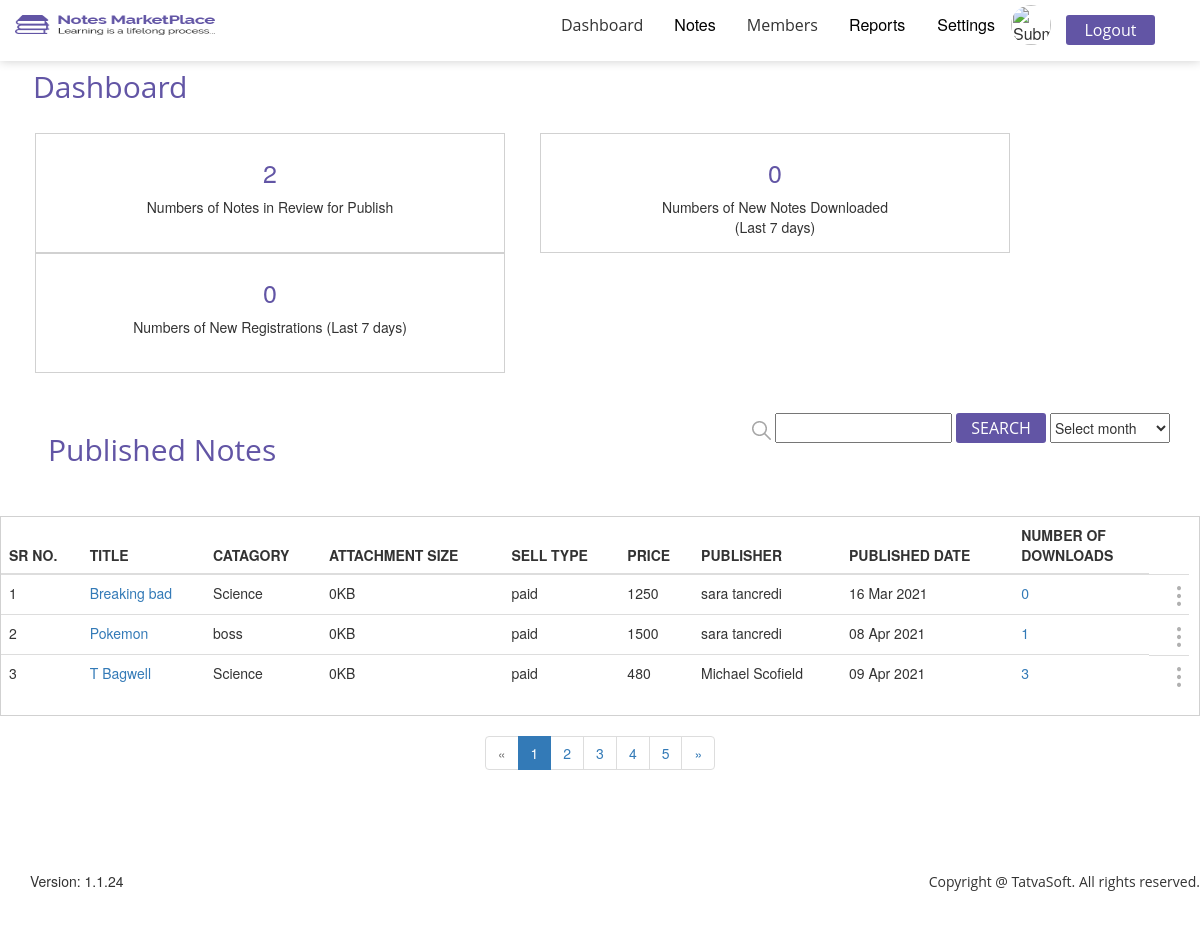
Page /admin/admindash.php on the committed database.
### tables this page shows
CREATE TABLE `sellernotes` (
  `id` int(11) NOT NULL,
  `sellerid` int(11) NOT NULL,
  `status` int(11) NOT NULL,
  `actionedby` int(11) NOT NULL,
  `adminremarks` varchar(255) NOT NULL,
  `publisheddate` date NOT NULL,
  `title` varchar(100) NOT NULL,
  `category` varchar(255) NOT NULL,
  `displaypic` varchar(500) NOT NULL,
  `uploadnotes` varchar(500) NOT NULL,
  `notetype` varchar(255) NOT NULL,
  `noofpage` int(11) NOT NULL,
  `description` varchar(255) NOT NULL,
  `university` varchar(200) NOT NULL,
  `country` varchar(255) NOT NULL,
  `course` varchar(100) NOT NULL,
  `coursecode` varchar(100) NOT NULL,
  `professor` varchar(100) NOT NULL,
  `ispaid` varchar(11) NOT NULL,
  `sellingprice` decimal(10,0) NOT NULL,
  `notespreview` varchar(255) NOT NULL,
  `createddate` datetime DEFAULT NULL,
  `createdby` int(11) DEFAULT NULL,
  `modifieddate` datetime DEFAULT NULL,
  `modifiedby` int(11) DEFAULT NULL,
  `isactive` bit(1) NOT NULL
);

CREATE TABLE `sellernotesattachment` (
  `id` int(11) NOT NULL,
  `noteid` int(11) NOT NULL,
  `filename` varchar(100) NOT NULL,
  `filepath` varchar(255) NOT NULL,
  `createddate` datetime DEFAULT NULL,
  `createdby` int(11) DEFAULT NULL,
  `modifieddate` datetime DEFAULT NULL,
  `modifiedby` int(11) DEFAULT NULL,
  `isactive` bit(11) NOT NULL
);

CREATE TABLE `users` (
  `id` int(11) NOT NULL,
  `roleid` int(11) NOT NULL,
  `firstname` varchar(50) NOT NULL,
  `lastname` varchar(50) NOT NULL,
  `emailID` varchar(100) NOT NULL,
  `password` varchar(200) NOT NULL,
  `isemailverified` bit(1) NOT NULL,
  `createddate` datetime DEFAULT NULL,
  `createdby` int(11) DEFAULT NULL,
  `modifieddate` datetime DEFAULT NULL,
  `modifiedby` int(11) DEFAULT NULL,
  `isactive` bit(11) NOT NULL
);

### admin/admindash.php (the view, shortened to what this page needs)
<!DOCTYPE html>
<html lang="en">
    <head>
        <link rel="stylesheet" href="css/font-awesome/css/font-awesome.min.css">
        <link rel="stylesheet" href="css/bootstrap/bootstrap.css">
        <link rel="stylesheet" href="css/admindash.css">
    </head>
    <body>
        <?php include "../includes/adminheader.php"; ?>
        <section id="dashboard">
            <div class="content-box-lg">
                <div class="contanier">
                    <div class="row">
                        <div class="col-md-12">
                           <div class="col-md-12">
                                <div class="horizontal-heading">
                                    <h2>Dashboard</h2>
                                </div>
                           </div>
                        </div>
                    </div>
                    <div class="row">
                        <div class="col-md-12">
                            <div class="col-md-4 stats text-center">
                                <h2><a href="notereview.php">
                                    <?php
                                        $query="SELECT * FROM sellernotes WHERE status=2";
                                        $result=mysqli_query($connection,$query);
                                        echo mysqli_num_rows($result);
                                    ?>
                                </a></h2>
                                <p>Numbers of Notes in Review for Publish</p>
                            </div>
                            <div class="col-md-4 stats text-center">
                                <h2><a href="addownload.php">
                                    <?php
                                        $userid=$_SESSION['id'];
                                        $query="SELECT * FROM downloads WHERE downloader='$userid' AND attachmentdownloadeddate > now() - INTERVAL 7 day";
                                        $result=mysqli_query($connection,$query);
                                        echo mysqli_num_rows($result);
                                    ?>
                                </a></h2>
                                <p>Numbers of New Notes Downloaded<br>(Last 7 days)</p>
                            </div>
                            <div class="col-md-4 stats text-center">
                                <h2><a href="member.php">
                                    <?php
                                        $query="SELECT * FROM users WHERE roleid=2 AND createddate > now() - INTERVAL 7 day";
                                        $result=mysqli_query($connection,$query);
                                        echo mysqli_num_rows($result);
                                    ?>
                                </a></h2>
                                <p>Numbers of New Registrations (Last 7 days)</p>
                            </div>
                        </div>
                    </div>
                </div>
            </div>
        </section>
        <section id="publishednote">
            <div class="content-box-lg">
                <div class="contanier">
                    <div class="row">
                        <div class="col-md-12">
                            <div class="col-md-12">
                               <div class="col-md-6">
                                    <div class="horizontal-heading">
                                        <h2>Published Notes</h2>
                                    </div>
                               </div>
                               <div class="col-md-6 text-right">
                                   <form action="" method="post">
                                        <img src="images/Admin_images/images/search-icon.png">
                                        <input type="text" id="search" name="search">
                                        <button class="searchbtn">search</button>
                                        <select id="month" for="month" name="month">
                                            <option value="3">Select month</option>
                                        </select>
                                    </form>
                               </div>
                            </div>
                            <div class="row">
                                <div class="col-md-12">
                                    <div class="inprogress-table table-responsive">
                                        <table class="table">
                                            <thead>
                                                <tr>
                                                    <th scope="col">SR NO.</th>
                                                    <th scope="col">TITLE</th>
                                                    <th scope="col">CATAGORY</th>
                                                    <th scope="col">ATTACHMENT SIZE</th>
                                                    <th scope="col">SELL TYPE</th>
                                                    <th scope="col">PRICE</th>
                                                    <th scope="col">PUBLISHER</th>
                                                    <th scope="col">PUBLISHED DATE</th>
                                                    <th scope="col">NUMBER OF<br>DOWNLOADS</th>
                                                </tr>
                                            </thead>
                                            <tbody>
                                               <?php
                                                    if(isset($_POST['search'])){
                                                        $search=$_POST['search'];
                                                        $query="SELECT sn.*,u.firstname,u.lastname FROM sellernotes sn LEFT JOIN users u ON u.id=sn.sellerid ";
                                                        $query.="WHERE (u.firstname LIKE '%$search%' OR u.lastname LIKE '%$search%' OR sn.title LIKE '%$search%' OR sn.category LIKE '%$search%' OR sn.status LIKE '%$search%' OR sn.ispaid LIKE '%$search%')";
                                                        $query.=" AND status=3 ORDER BY sn.publisheddate";
                                                        $result=mysqli_query($connection,$query);
                                                    }else {
                                                        $query="SELECT sn.*,u.firstname,u.lastname FROM sellernotes sn LEFT JOIN users u ON u.id=sn.sellerid WHERE status=3 ORDER BY sn.publisheddate";
                                                        $result=mysqli_query($connection,$query);
                                                    }
                                                    if(mysqli_num_rows($result)!=0){
                                                        while($row = mysqli_fetch_assoc($result)){
                                                            $sellernoteid=$row['id'];
                                                            $date=$row['publisheddate'];
                                                            $date=date("d M Y", strtotime($date));
                                                            $title=$row['title'];
                                                            $category=$row['category'];
                                                            $price=$row['sellingprice'];
                                                            $selltype=$row['ispaid'];
                                                            $firstname=$row['firstname'];
                                                            $lastname=$row['lastname'];
                                                            static $a=1;
                                                        ?>
                                                        <tr>
                                                            <td scope="row"><?php echo $a++;?></td>
                                                            <td><a href="../front/noteview.php?noteid=<?php echo $sellernoteid; ?>"><?php echo $title; ?></a></td>
                                                            <td><?php echo $category; ?></td>
                                                            <td>
                                                                <?php
                                                                    $size_result=mysqli_query($connection,"SELECT * FROM sellernotesattachment WHERE noteid=$sellernoteid");
                                                                    if(mysqli_num_rows($size_result)!=0){
                                                                        while($row=mysqli_fetch_assoc($size_result)){
                                                                            $filename=$row['filepath'];
                                                                        }
                                                                        echo round(filesize($filename)/1024) .'KB';
                                                                    }else{
                                                                        echo "10KB";
                                                                    }
                                                                ?>
                                                            </td>
                                                            <td><?php echo $selltype; ?></td>
                                                            <td><?php echo $price; ?></td>
                                                            <td><?php echo $firstname." ".$lastname;?></td>
                                                            <td><?php echo $date; ?></td>
                                                            <td><a href="addownload.php?noteid=<?php echo $sellernoteid;?>">
                                                                <?php
                                                                    $download_query="SELECT * FROM downloads WHERE noteid=$sellernoteid";
                                                                    $download_result=mysqli_query($connection,$download_query);
                                                                    echo mysqli_num_rows($download_result);
                                                                ?>
                                                            </a></td>
                                                            <td class="dropdown">
                                                                <div id="dots" class="btn-group"><img class="dropdown-toggle" data-toggle="dropdown" style="margin-left:20px" aria-haspopup="true" aria-expanded="true" src="images/Admin_images/images/dots.png">
                                                                </div>
                                                            </td>
                                                        </tr>
                                                    <?php
                                                        }
                                                    }else{
                                                        echo "<h2 class='text-center' style='color:#6255a5;'>NO RECORD</h2>";
                                                    }
                                                ?>
                                            </tbody>
                                        </table>
                                    </div>
                                    <div class="text-center" aria-label="Page navigation example">
                                        <ul class="pagination">
                                            <li class="disabled"><a href="#">«</a></li>
                                            <li class="active"><a href="#">1 <span class="sr-only">(current)</span></a></li>
                                            <li><a href="#">2</a></li>
                                            <li><a href="#">3</a></li>
                                            <li><a href="#">4</a></li>
                                            <li><a href="#">5</a></li>
                                            <li><a href="#">»</a></li>
                                        </ul>
                                    </div>
                                </div>
                            </div>
                        </div>
                    </div>
                </div>
            </div>
        </section>
        <footer>
            <div class="content-box-sm">
                <div class="contanier">
                    <div class="row">
                        <div class="col-md-6 text-left">
                            <h5>Version: 1.1.24</h5>
                        </div>
                        <div class="col-md-6 text-right" id="copytext">
                            <h5>Copyright @ TatvaSoft. All rights reserved.</h5>
                        </div>
                    </div>
                </div>
            </div>
        </footer>
    </body>
</html>

### rows in the picture
sellernotes: title "Breaking bad", category "Science", sellernotesattachment.filepath "0", ispaid "paid", sellingprice "1250", users.firstname "sara", users.lastname "tancredi", publisheddate "16 Mar 2021", mysqli_num_rows($download_result) "0"
sellernotes: title "Pokemon", category "boss", sellernotesattachment.filepath "0", ispaid "paid", sellingprice "1500", users.firstname "sara", users.lastname "tancredi", publisheddate "08 Apr 2021", mysqli_num_rows($download_result) "1"
sellernotes: title "T Bagwell", category "Science", sellernotesattachment.filepath "0", ispaid "paid", sellingprice "480", users.firstname "Michael", users.lastname "Scofield", publisheddate "09 Apr 2021", mysqli_num_rows($download_result) "3"

### other values in the picture
mysqli_num_rows($result) "2"
mysqli_num_rows($result) "0"
